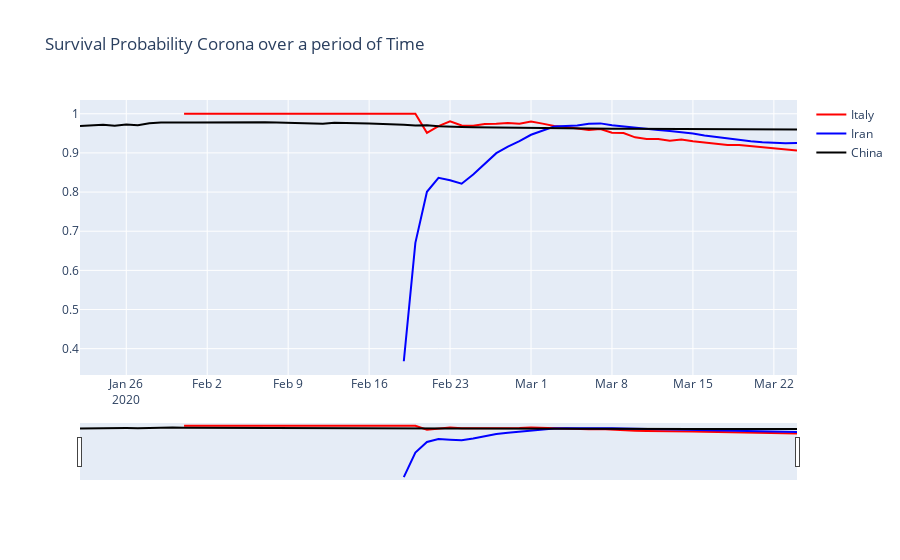

Notebook source saved alongside this figure:
### Code cell
fig = go.Figure()


fig.add_trace(go.Scatter(x=Italy_df.Date, y=Italy_df['Survival Probability'], name="Italy",
                         line_color='red'))

fig.add_trace(go.Scatter(x=Iran_df.Date, y=Iran_df['Survival Probability'], name="Iran",
                         line_color='blue'))

fig.add_trace(go.Scatter(x=Usa_df.Date, y=Usa_df['Survival Probability'], name="Usa",
                         line_color='green'))

fig.add_trace(go.Scatter(x=China_df.Date, y=China_df['Survival Probability'], name="China",
                         line_color='black'))

fig.update_layout(title_text='Survival Probability Corona over a period of Time',
                  xaxis_rangeslider_visible=True)

fig.show()
